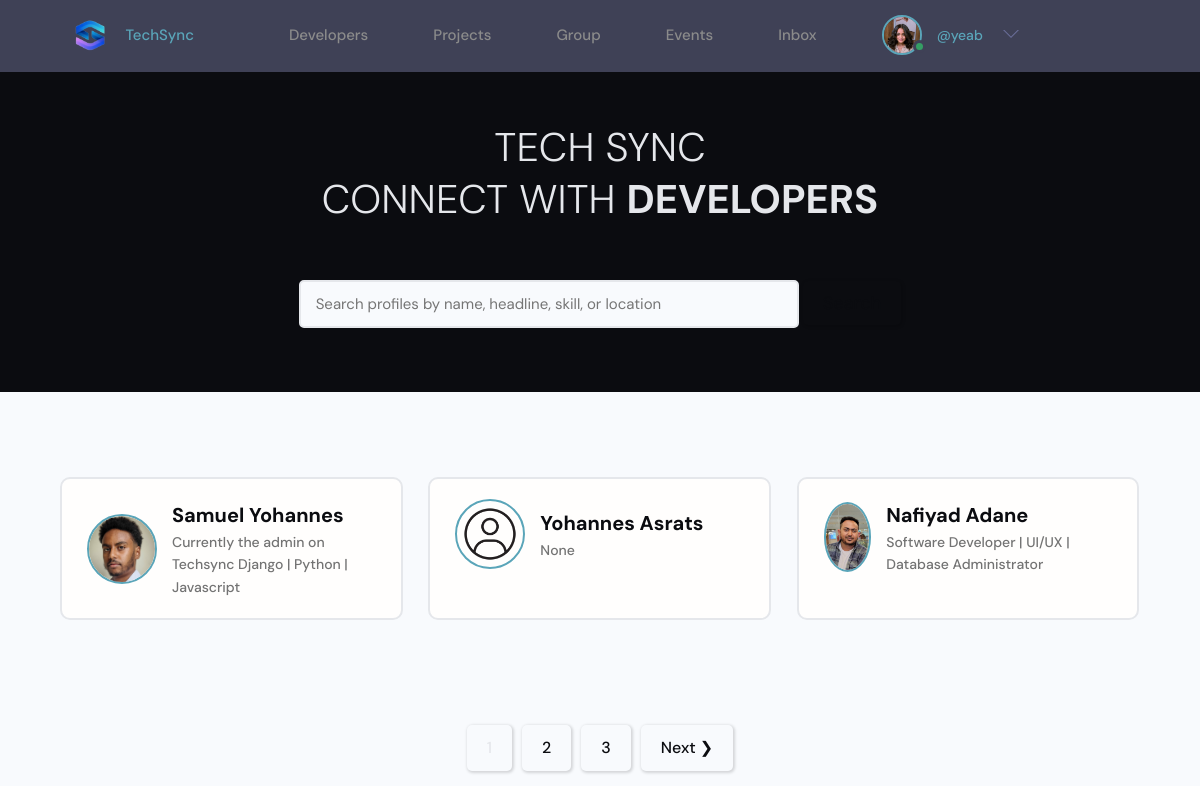
The app's page / (signed in) with its own data.
### users/models.py (models this page shows, shortened)
class Profile(models.Model):
    id = models.UUIDField(default=uuid.uuid4, primary_key=True, unique=True, editable=False, )
    user = models.OneToOneField(User, on_delete=models.CASCADE,null=True,blank=True)
    name = models.CharField(max_length=200, blank=True,null=True)
    username = models.CharField(max_length=200, blank=True,null=True,unique=True)
    headline = models.CharField(max_length=200, blank=True,null=True)
    about = models.TextField(blank=True, null=True)
    location = models.CharField(max_length=200, blank=True,null=True)
    profile_image = models.ImageField(null=True, blank=True,upload_to='profiles', default='default_profile.png')
    github_link = models.CharField(max_length=200, blank=True,null=True)
    twitter_link = models.CharField(max_length=200, blank=True,null=True)
    linkedin_link = models.CharField(max_length=200, blank=True,null=True)
    personal_link = models.CharField(max_length=200, blank=True,null=True)
    phone_regex = RegexValidator(
    regex=r'^\+?1?\d{9,15}$',
    message="Phone number must be entered in the format: '+999999999'. Up to 15 digits allowed."
    )
    phone_number = models.CharField(validators=[phone_regex], max_length=17, blank=True)  # validators should be a list
    created_at = models.DateTimeField(auto_now_add=True)

### users/views.py (the view)
# urls.py: path('', views.Profiles, name='profiles'),
def Profiles(request):
    search_query = request.GET.get('search_query', '')
    profiles = get_search_profile(search_query)
    custom_range, profiles = paginateProfiles(request, profiles, 3)
    context = {
        'profiles': profiles,
        'search_query': search_query,
        'custom_range': custom_range,
    }
    return render(request, 'users/profiles.html', context)

### templates/users/profiles.html (shortened to what this page needs)
{% extends "main/main.html" %}
{% block content %}
  <main class="home">
    <section class="hero-section text-center">
      <div class="container container--narrow">
        <div class="hero-section__box">
            <h2>TECH SYNC</h2>
          <h2>CONNECT WITH <span>DEVELOPERS</span></h2>
        </div>
        <div class="hero-section__search">
          <form class="form" action="#" method="get">
            <div class="form__field">
              <input class="input input--text" id="formInput#search" type="text" name="search_query"
                placeholder="Search profiles by name, headline, skill, or location" value="{{search_query}}" />
            <input class="btn btn--sub btn--lg" type="submit" value="Search" />
          </form>
        </div>
      </div>
    </section>
    <section class="devlist">
      <div class="container">
        <div class="grid grid--three">
        {% for profile in profiles %}
                  <div class="column card">
            <div class="dev">
              <a href="{% url 'user-profile' profile.pk %}" class="card__body">
                <div class="dev__profile">
                  <img class="avatar avatar--md" src="{{ profile.profile_image.url}}" alt="image" />
                  <div class="dev__meta">
                    <h3>{{profile.name}}</h3>
                    <h5>{{profile.headline}}</h5>
                  </div>
                </div>
              </a>
            </div>
          </div>
        {% endfor %}
        </div>
      </div>
    </section>
    {% include 'main/pagination.html' with queryset=profiles custom_range=custom_range %}
  </main>
{% endblock content %}

### templates/main/navbar.html (shortened to what this page needs)
{% load static %}
<header class="header">
        <div class="container container--narrow">
                <a href="{% url 'projects'%}" class="header__logo">
                        <img src="{% static 'images/logo.png' %}" alt="Techsync Logo" />TechSync
                </a>
                <nav class="header__nav header__menu">
                        {% if request.user.is_event_organizer %}
                        <ul class="header__menu">
                            <li class="header__menuItem"><a href="{% url 'events' %}">Events</a></li>
                            {% if request.user.is_authenticated %}
                            {% comment %} <li class="header__menuItem"><a  href="{% url 'inbox' %}">Inbox</a></li>  {% endcomment %}
                            <li class="header__menuItem"><a  href="{% url 'scan-qr-code' %}">Verify QR</a></li>
                            <li class="header__menuItem"><a  href="{% url 'user-chatrooms' %}">Inbox</a></li>
                            {% else %}
                            <li class="header__menuItem"><a href="{% url 'login' %}" class="btn btn--sub">Login/Sign Up</a></li>
                            {% endif %}
                            {% if request.user.is_authenticated %}
                            {% comment %} Profile {% endcomment %}
                            <li class="header__menuItem">
                                    <div class="header__user">
                                            <a href="{% url 'organization-account'%}">
                                                <div class="avatar avatar--medium active">
                                                    <img src="{{ event_organizer.profile_image.url }}" />
                                                </div>
                                                <p> <span>@{{profile.username}}</span></p>
                                            </a>
                                            <button class="dropdown-button">
                                                <svg version="1.1" xmlns="http://www.w3.org/2000/svg" width="32" height="32" viewBox="0 0 32 32">
                                                    <title>chevron-down</title>
                                                    <path d="M16 21l-13-13h-3l16 16 16-16h-3l-13 13z"></path>
                                                </svg>
                                            </button>
                                        </div>
                                        <div class="dropdown-menu">
                                            <a href="settings.html" class="dropdown-link"
                                                ><svg version="1.1" xmlns="http://www.w3.org/2000/svg" width="32" height="32" viewBox="0 0 32 32">
                                                    <title>tools</title>
                                                    <path
                                                        d="M27.465 32c-1.211 0-2.35-0.471-3.207-1.328l-9.392-9.391c-2.369 0.898-4.898 0.951-7.355 0.15-3.274-1.074-5.869-3.67-6.943-6.942-0.879-2.682-0.734-5.45 0.419-8.004 0.135-0.299 0.408-0.512 0.731-0.572 0.32-0.051 0.654 0.045 0.887 0.277l5.394 5.395 3.586-3.586-5.394-5.395c-0.232-0.232-0.336-0.564-0.276-0.887s0.272-0.596 0.572-0.732c2.552-1.152 5.318-1.295 8.001-0.418 3.274 1.074 5.869 3.67 6.943 6.942 0.806 2.457 0.752 4.987-0.15 7.358l9.392 9.391c0.844 0.842 1.328 2.012 1.328 3.207-0 2.5-2.034 4.535-4.535 4.535zM15.101 19.102c0.26 0 0.516 0.102 0.707 0.293l9.864 9.863c0.479 0.479 1.116 0.742 1.793 0.742 1.398 0 2.535-1.137 2.535-2.535 0-0.668-0.27-1.322-0.742-1.793l-9.864-9.863c-0.294-0.295-0.376-0.74-0.204-1.119 0.943-2.090 1.061-4.357 0.341-6.555-0.863-2.631-3.034-4.801-5.665-5.666-1.713-0.561-3.468-0.609-5.145-0.164l4.986 4.988c0.391 0.391 0.391 1.023 0 1.414l-5 5c-0.188 0.188-0.441 0.293-0.707 0.293s-0.52-0.105-0.707-0.293l-4.987-4.988c-0.45 1.682-0.397 3.436 0.164 5.146 0.863 2.631 3.034 4.801 5.665 5.666 2.2 0.721 4.466 0.604 6.555-0.342 0.132-0.059 0.271-0.088 0.411-0.088z"
                                                    ></path>
                                                </svg>
                                                Settings</a
                                            >
                                            <a href="{% url 'logout' %}" class="dropdown-link"
                                                ><svg version="1.1" xmlns="http://www.w3.org/2000/svg" width="32" height="32" viewBox="0 0 32 32">
                                                    <title>sign-out</title>
                                                    <path
                                                        d="M3 0h22c0.553 0 1 0 1 0.553l-0 3.447h-2v-2h-20v28h20v-2h2l0 3.447c0 0.553-0.447 0.553-1 0.553h-22c-0.553 0-1-0.447-1-1v-30c0-0.553 0.447-1 1-1z"
                                                    ></path>
                                                    <path
                                                        d="M21.879 21.293l1.414 1.414 6.707-6.707-6.707-6.707-1.414 1.414 4.293 4.293h-14.172v2h14.172l-4.293 4.293z"
                                                    ></path>
                                                </svg>
                                                Logout</a
                                            >
                                        </div>
                            </li>
                            {% endif %}
                        </ul>
                        {% else %}
                        <ul class="header__menu">
                                <li class="header__menuItem"><a href="{% url 'profiles' %}">Developers</a></li>
                                <li class="header__menuItem"><a  href="{% url 'projects' %}">Projects</a></li>
                                <li class="header__menuItem"><a  href="{% url 'home-group'%}">Group</a></li>
                                <li class="header__menuItem"><a href="{% url 'events' %}">Events</a></li>
                                {% if request.user.is_authenticated %}
                                <li class="header__menuItem"><a  href="{% url 'user-chatrooms' %}">Inbox</a></li>
                                {% else %}
                                <li class="header__menuItem"><a href="{% url 'login' %}" class="btn btn--sub">Login/Sign Up</a></li>
                                {% endif %}
                                {% if request.user.is_authenticated %}
                                <li class="header__menuItem">
                                        <div class="header__user">
                                                <a href="{% url 'user-account'%}">
                                                    <div class="avatar avatar--medium active">
                                                        <img src="{{ profile.profile_image.url }}" />
                                                    </div>
                                                    <p> <span>@{{profile.username}}</span></p>
                                                </a>
                                                <button class="dropdown-button">
                                                    <svg version="1.1" xmlns="http://www.w3.org/2000/svg" width="32" height="32" viewBox="0 0 32 32">
                                                        <title>chevron-down</title>
                                                        <path d="M16 21l-13-13h-3l16 16 16-16h-3l-13 13z"></path>
                                                    </svg>
                                                </button>
                                            </div>
                                </li>
                                {% endif %}
                        </ul>
                        {% endif %}
                </nav>
        </div>
</header>
<link rel="stylesheet" href="{% static 'uikit/styles/modules/_variables.css' %}" id="theme-css">

### records on screen
Profile: profile_image (picture), username "yeab"
Profile: profile_image (picture), name "Samuel Yohannes", headline "Currently the admin on Techsync Django | Python | Javascript"
Profile: profile_image (placeholder picture), name "Yohannes Asrats", headline "None"
Profile: profile_image (picture), name "Nafiyad Adane", headline "Software Developer | UI/UX | Database Administrator"

### other values on screen
{{ page }} "2" "3"
